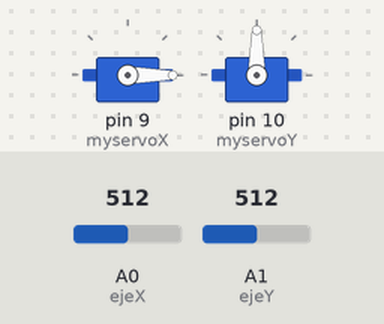
This sketch was run on a simulated Arduino Uno, built with avr-gcc and run on an emulated ATmega328P. On the bench: 2 × servo. The test bench sets the inputs (shaded band); at power-on: A0 (ejeX) = 512, A1 (ejeY) = 512.

Above: at 1.2 s.
1.3 s: A0 (ejeX) set to 716
At 2.2 s:
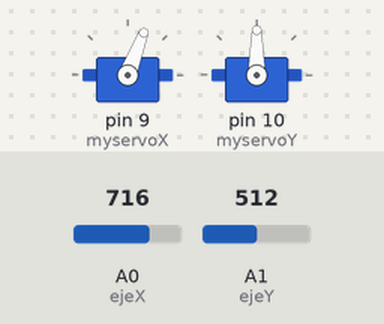
2.8 s: A1 (ejeY) set to 716
At 3.3 s:
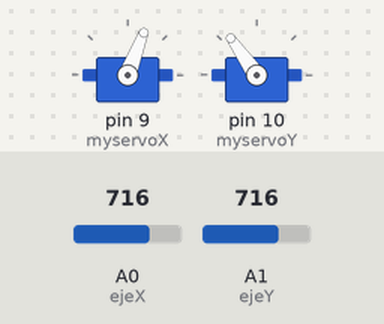
4.3 s: A0 (ejeX) set to 900
At 5.1 s:
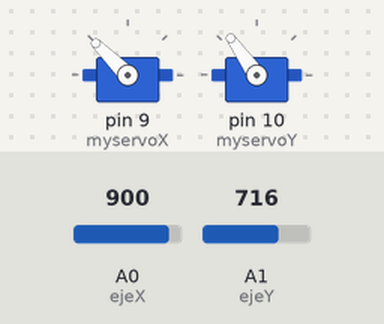
5.8 s: A1 (ejeY) set to 900
At 6.2 s:
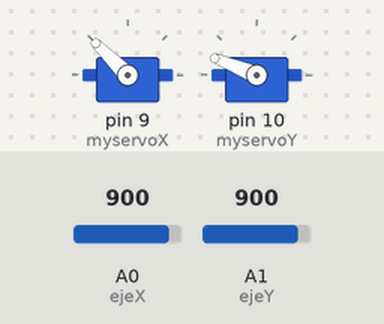
7.3 s: A0 (ejeX) set to 1023
At 8.5 s:
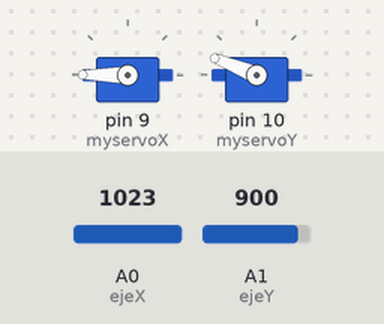
8.8 s: A1 (ejeY) set to 1023
At 9.8 s:
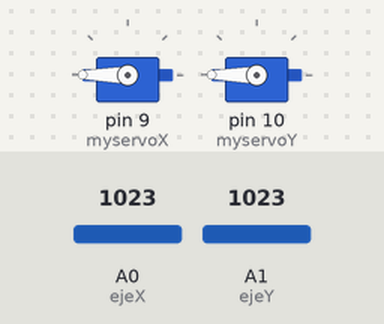
Timing chart, 0 to 11.3 s (numbered marks = the images above; inputs shaded):
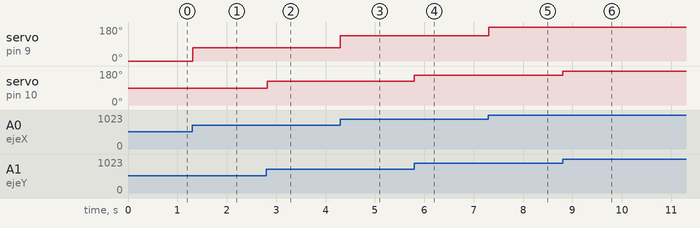

The sketch:

servo.ino
```cpp
/*
 Controlling a servo position using a potentiometer (variable resistor)
 by Michal Rinott <http://people.interaction-ivrea.it/m.rinott>

 modified on 8 Nov 2013
 by Scott Fitzgerald
 http://www.arduino.cc/en/Tutorial/Knob
*/

#include <Servo.h>
/**
Programa para controlar con un joystick el movimiento de  un brazo robitico
**/
Servo myservoX;  // create servo object to control a servo
Servo myservoY;

int ejeX = A0;  // analog pin used to connect the potentiometer
int ejeY = A1;
int valX;
int valY;   // variable to read the value from the analog pin

void setup() {
  myservoX.attach(9);  // attaches the servo on pin 9 to the servo object
  myservoY.attach(10); // colocamos el segundo servo en el pin10
}

void loop() {
  valY = analogRead(ejeY);            // reads the value of the potentiometer (value between 0 and 1023)
  valY = map(valY, 0, 1023, 0, 180);
  valX = analogRead(ejeX);
  valX = map(valX, 523, 1023, 0, 180);     // scale it for use with the servo (value between 0 and 180)
  myservoX.write(valX);
  myservoY.write(valY);                  // sets the servo position according to the scaled value
  delay(15);                           // waits for the servo to get there
}
```

Measured:
- after the input at 1.3 s, servo on pin 9 (myservoX): 0° → 69° at once
- after the input at 2.8 s, servo on pin 10 (myservoY): 90° → 125° at once
- after the input at 4.3 s, servo on pin 9 (myservoX): 69° → 135° at once
- after the input at 5.8 s, servo on pin 10 (myservoY): 125° → 158° at once
- after the input at 7.3 s, servo on pin 9 (myservoX): 135° → 180° at once
- after the input at 8.8 s, servo on pin 10 (myservoY): 158° → 180° at once
